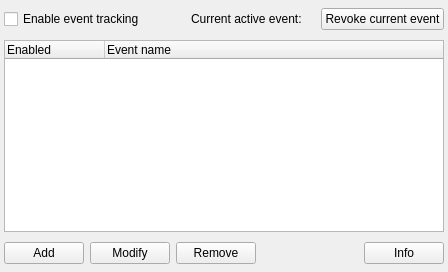
      <widget class="QWidget" name="tab_events">
       <attribute name="title">
        <string>Events</string>
       </attribute>
       <layout class="QVBoxLayout" name="verticalLayout_15">
        <property name="spacing">
         <number>6</number>
        </property>
        <property name="leftMargin">
         <number>4</number>
        </property>
        <property name="topMargin">
         <number>4</number>
        </property>
        <property name="rightMargin">
         <number>4</number>
        </property>
        <property name="bottomMargin">
         <number>4</number>
        </property>
        <item>
         <layout class="QHBoxLayout" name="horizontalLayout_10">
          <item>
           <widget class="QCheckBox" name="cb_eventsTracking">
            <property name="text">
             <string>Enable event tracking</string>
            </property>
           </widget>
          </item>
          <item>
           <spacer name="horizontalSpacer_9">
            <property name="orientation">
             <enum>Qt::Horizontal</enum>
            </property>
            <property name="sizeHint" stdset="0">
             <size>
              <width>40</width>
              <height>30</height>
             </size>
            </property>
           </spacer>
          </item>
          <item>
           <widget class="QLabel" name="label_18">
            <property name="text">
             <string>Current active event:</string>
            </property>
           </widget>
          </item>
          <item>
           <widget class="QLabel" name="l_currentActiveEvent">
            <property name="font">
             <font>
              <weight>75</weight>
              <bold>true</bold>
             </font>
            </property>
            <property name="text">
             <string/>
            </property>
           </widget>
          </item>
          <item>
           <widget class="QPushButton" name="btn_revokeEvent">
            <property name="text">
             <string>Revoke current event</string>
            </property>
           </widget>
          </item>
         </layout>
        </item>
        <item>
         <widget class="QTreeWidget" name="list_events">
          <property name="editTriggers">
           <set>QAbstractItemView::NoEditTriggers</set>
          </property>
          <property name="showDropIndicator" stdset="0">
           <bool>false</bool>
          </property>
          <property name="selectionMode">
           <enum>QAbstractItemView::SingleSelection</enum>
          </property>
          <property name="indentation">
           <number>20</number>
          </property>
          <property name="itemsExpandable">
           <bool>false</bool>
          </property>
          <property name="expandsOnDoubleClick">
           <bool>false</bool>
          </property>
          <column>
           <property name="text">
            <string>Enabled</string>
           </property>
          </column>
          <column>
           <property name="text">
            <string>Event name</string>
           </property>
          </column>
         </widget>
        </item>
        <item>
         <layout class="QHBoxLayout" name="horizontalLayout_9" stretch="0,0,0,0,0">
          <item>
           <widget class="QPushButton" name="btn_addEvent">
            <property name="text">
             <string>Add</string>
            </property>
           </widget>
          </item>
          <item>
           <widget class="QPushButton" name="btn_modifyEvent">
            <property name="text">
             <string>Modify</string>
            </property>
           </widget>
          </item>
          <item>
           <widget class="QPushButton" name="btn_removeEvent">
            <property name="text">
             <string>Remove</string>
            </property>
           </widget>
          </item>
          <item>
           <spacer name="horizontalSpacer_7">
            <property name="orientation">
             <enum>Qt::Horizontal</enum>
            </property>
            <property name="sizeHint" stdset="0">
             <size>
              <width>40</width>
              <height>30</height>
             </size>
            </property>
           </spacer>
          </item>
          <item>
           <widget class="QPushButton" name="btn_eventsInfo">
            <property name="text">
             <string>Info</string>
            </property>
           </widget>
          </item>
         </layout>
        </item>
       </layout>
      </widget>
